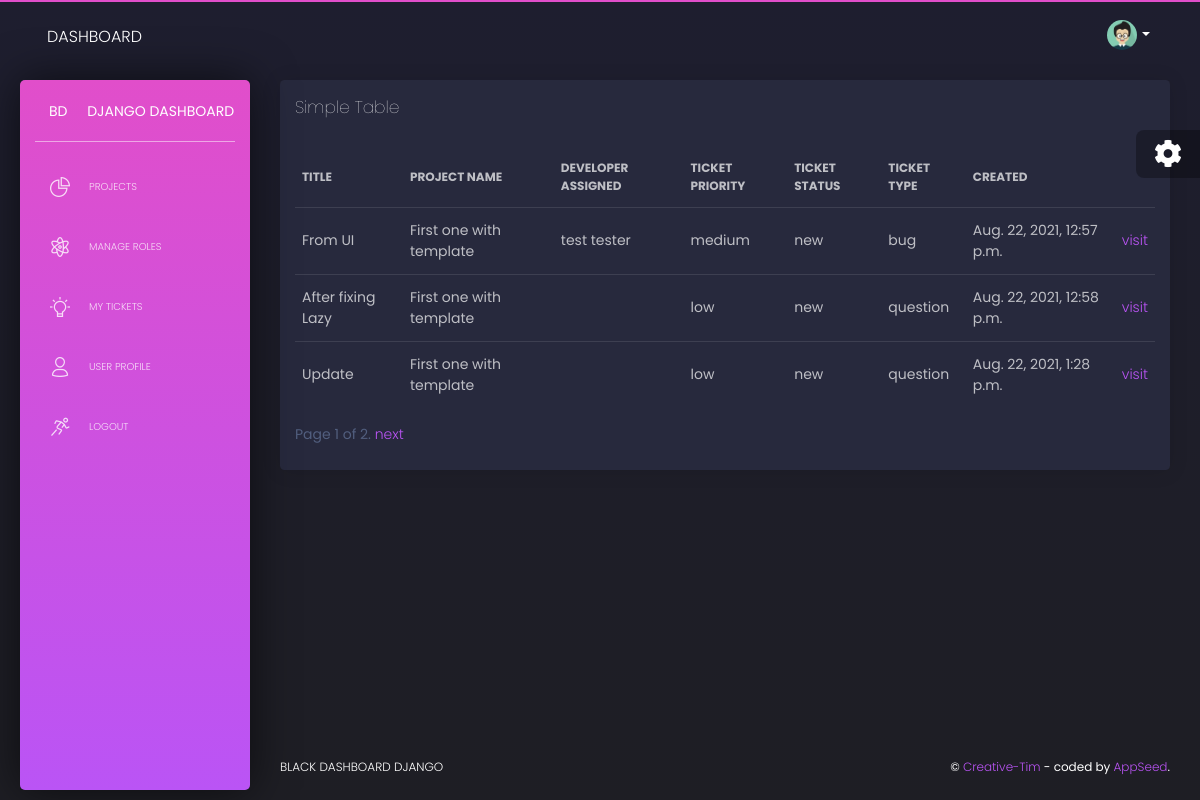
Screenshot of /dashboard/my_tickets (signed in) with the database file from the repository.
### operation/models.py (models this page shows, shortened)
class Ticket(models.Model):
    project = models.ForeignKey(Project, on_delete=models.CASCADE)
    owner = models.ForeignKey(to='authinticator.User', on_delete=models.SET(get_sentinel_user), default=0)
    assigned_developer = models.ForeignKey("authinticator.User", on_delete=models.SET(get_sentinel_user),
        null=True, blank=True, related_name='assigned_tickets')
    creation_time = models.DateTimeField(auto_now_add=True)
    solved = models.BooleanField(default=False)
    solution_time = models.DateTimeField(blank=True, null=True)
    body = models.TextField()
    title = models.CharField(max_length=263)
    status = models.CharField(max_length=1, choices=statuses, default="N")
    priority = models.CharField(max_length=1, choices=priorities, default="L")
    kind = models.CharField(max_length=1, choices=types, default='Q')
    last_update = models.DateTimeField(auto_now_add=True)

class Project(models.Model):
    project_manager = models.ForeignKey("authinticator.User", on_delete=models.PROTECT, related_name='manager')
    developers = models.ManyToManyField("authinticator.User")
    title = models.CharField(max_length=263)
    descreption = models.TextField()
    image = models.ImageField(upload_to='%Y/%m/%d', blank=True)
    url = models.URLField(max_length=1023)
    def __str__(self):
        return self.title

### authinticator/models.py (models this page shows, shortened)
class User(AbstractBaseUser, PermissionsMixin):
    email = models.EmailField(_('email address'), unique=True)
    active = models.BooleanField(default=True)
    is_admin = models.BooleanField(default=False)
    is_demo = models.BooleanField(default=False)
    timestamp = models.DateTimeField(auto_now_add=True)
    USERNAME_FIELD = 'email'
    EMAIL_FILED = 'email'
    REQUIRED_FIELDS = []
    objects = UserManager()
    @property
    def is_active(self):
        return self.active

class Profile(models.Model):
    user = models.OneToOneField(User, on_delete=models.CASCADE, related_name='profile')
    first_name = models.CharField(max_length=127)
    last_name = models.CharField(max_length=127)
    role = models.CharField(max_length=1, choices=roles)
    image = models.ImageField(upload_to='profils/%Y/%m/%d ', blank=True)
    @property
    def full_name(self):
        return f"{self.first_name} {self.last_name}"

### operation/views.py (the view)
# urls.py: path('my_tickets', UserTickets.as_view(), name='user_tickets'),
class UserTickets(LoginRequiredMixin, ListView):
    model = Ticket
    template_name = 'operation/my_tickets.html'
    paginate_by = 3
    def get_queryset(self):
        return self.request.user.ticket_set.all()

### operation/templates/operation/my_tickets.html (shortened to what this page needs)
{% extends 'layouts/base.html' %}
{% block content %}
<div class="row">
  <div class="col-md-12">
    <div class="card ">
      <div class="card-header">
        <h4 class="card-title"> Simple Table</h4>
      </div>
      <div class="card-body">
        <div class="table-responsive">
          <table class="table tablesorter " id="">
            <thead class=" text-primary">
              <tr>
                <th>
                  Title
                </th>
                <th>
                  Project Name
                </th>
                <th>
                  Developer Assigned
                </th>
                <th>
                    Ticket Priority
                </th>
                <th>
                    Ticket Status
                </th>
                <th>
                    Ticket TYpe
                </th>
                <th>
                    Created
                </th>
              </tr>
            </thead>
            <tbody>
              {% for ticket in object_list %}
              <tr>
                <td>
                  {{ticket.title}}
                </td>
                <td>
                  {{ticket.project}}
                </td>
                <td>
                 {{ticket.assigned_developer.profile.full_name}}
                </td>
                <td>
                    {{ticket.get_priority_display}}
                </td>
                <td>
                    {{ticket.get_status_display}}
                </td>
                <td>
                    {{ticket.get_kind_display}}
                </td>
                <td>
                    {{ticket.creation_time}}
                </td>
                <td>
                    <a href="{% url 'operation:view_ticket' pk=ticket.id %}">visit </a>
                </td>
              </tr>
              {% empty %}
              <p> No Project yet.</p>
              {%endfor%}
            </tbody>
          </table>
          {% if is_paginated %}
          <div class="pagination">
              <span class="page-links">
                  <span class="page-current">
                      Page {{ page_obj.number }} of {{ page_obj.paginator.num_pages }}.
                  </span>
                  {% if page_obj.has_next %}
                      <a href="{%url 'operation:user_tickets'%}?page={{ page_obj.next_page_number }}">next</a>
                  {% endif %}
              </span>
          </div>
        {% endif %}
        </div>
      </div>
    </div>
  </div>
</div>
{% endblock content %}

### templates/layouts/base.html (shortened to what this page needs)
<!DOCTYPE html>
<html lang="en">
{% load static %}
<head>
  <link href="https://use.fontawesome.com/releases/v5.0.6/css/all.css" rel="stylesheet">
  <link href="{% static 'assets/css/nucleo-icons.css' %}" rel="stylesheet" />
  <link href="{% static 'assets/css/black-dashboard.css' %}" rel="stylesheet" />
  <link href="{% static 'assets/demo/demo.css' %}" rel="stylesheet" />
</head>
<body class="">
  <div class="wrapper">
    {% include 'includes/sidebar.html' %}
    <div class="main-panel">
      {% include 'includes/navigation.html' %}
      <div class="content">
        {% block content %}{% endblock content %}
      </div>
      {% include 'includes/footer.html' %}
    </div>
  </div>
  {% include 'includes/fixed-plugin.html' %}
</body>
</html>

### templates/includes/sidebar.html (shortened to what this page needs)
    <div class="sidebar">
      <div class="sidebar-wrapper">
        <div class="logo">
          <a target="_blank"
             href="https://www.creative-tim.com/product/black-dashboard-django" class="simple-text logo-mini">
            BD
          </a>
          <a target="_blank"
             href="https://www.creative-tim.com/product/black-dashboard-django" class="simple-text logo-normal">
            Django Dashboard
          </a>
        </div>
        <ul class="nav">
        {% if request.user.is_authenticated %}
          <li class="{% if 'index' in segment %} active {% endif %} ">
            <a href="{% url 'operation:projects' %}">
              <i class="tim-icons icon-chart-pie-36"></i>
              <p>Projects</p>
            </a>
          </li>
          {% for group in user.groups.all %}
              {% if "Admins" == group.name %}
                  <li class="{% if 'icons' in segment %} active {% endif %}">
                    <a href="{% url 'administration:manage_roles' %}">
                      <i class="tim-icons icon-atom"></i>
                      <p>Manage Roles</p>
                    </a>
                  </li>
              {%endif%}
          {%endfor%}
          <li class="{% if 'notifications' in segment %} active {% endif %}">
            <a href="{% url 'operation:user_tickets' %}">
              <i class="tim-icons icon-bulb-63  "></i>
              <p>My Tickets</p>
            </a>
          </li>
          <li class="{% if 'page-user' in segment %} active {% endif %}">
            <a href="{% url 'operation:view_profile' pk=user.profile.id %}">
              <i class="tim-icons icon-single-02"></i>
              <p>User Profile</p>
            </a>
          </li>
          <li>
            <a href="{% url 'authinticator:logout' %}" >
              <i class="tim-icons icon-user-run"></i>
              <p>Logout</p>
            </a>
          </li>
          {% endif %}
        </ul>
      </div>
    </div>

### templates/includes/navigation.html (shortened to what this page needs)
{% load static %}
      <nav class="navbar navbar-expand-lg navbar-absolute navbar-transparent">
        <div class="container-fluid">
          <div class="navbar-wrapper">
            <a class="navbar-brand" href="javascript:void(0)">Dashboard</a>
          </div>
          <div class="collapse navbar-collapse" id="navigation">
            {% if user.is_authenticated %}
            <ul class="navbar-nav ml-auto">
              <li class="dropdown nav-item">
                <a href="#" class="dropdown-toggle nav-link" data-toggle="dropdown">
                  <div class="photo">
                    <img src="{% static 'assets/img/anime3.png' %}" alt="Profile Photo">
                  </div>
                  <b class="caret d-none d-lg-block d-xl-block"></b>
                </a>
              </li>
            </ul>
            {% endif %}
          </div>
        </div>
      </nav>

### templates/includes/footer.html
  <footer class="footer">
    <div class="container-fluid">
      <ul class="nav">
        <li class="nav-item">
          <a target="_blank"
             href="https://www.creative-tim.com/product/black-dashboard-django" class="nav-link">
             Black Dashboard Django
          </a>
        </li>
      </ul>
      <div class="copyright">
        &copy; <a target="_blank"
                  href="https://www.creative-tim.com/">Creative-Tim</a>
         - coded by <a target="_blank" href="https://appseed.us?ref=ct-demo">AppSeed</a>.
      </div>
    </div>
  </footer>

### templates/includes/fixed-plugin.html (shortened to what this page needs)
  <div class="fixed-plugin">
    <div class="dropdown show-dropdown">
      <a href="#" data-toggle="dropdown">
        <i class="fa fa-cog fa-2x"> </i>
      </a>
      <br />
    </div>
  </div>

### templates/includes/scripts.html (shortened to what this page needs)
{% load static %}

### rows the page displays
Ticket: title "From UI", project "First one with template", assigned_developer.profile.full_name "test tester", priority "medium", status "new", kind "bug", creation_time "Aug. 22, 2021, 12:57 p.m."
Ticket: title "After fixing Lazy", project "First one with template", priority "low", status "new", kind "question", creation_time "Aug. 22, 2021, 12:58 p.m."
Ticket: title "Update", project "First one with template", priority "low", status "new", kind "question", creation_time "Aug. 22, 2021, 1:28 p.m."

### other values shown
{{ page_obj.number }} "1"
{{ page_obj.paginator.num_pages }} "2"
